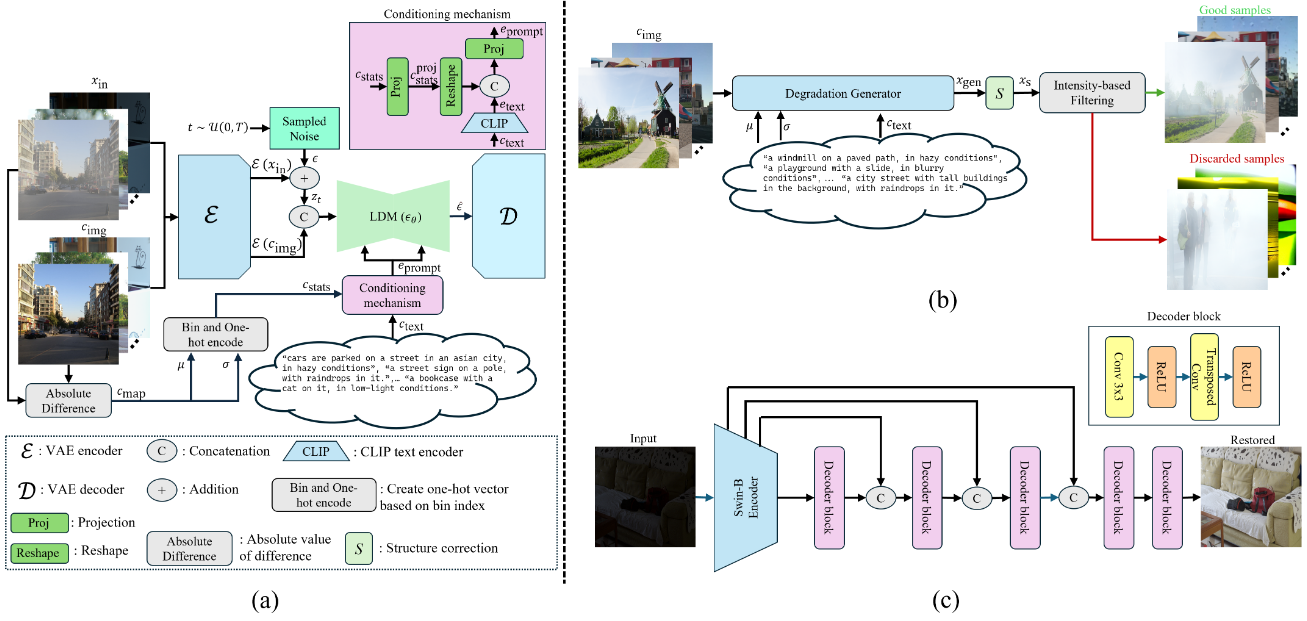
#> input picture assets/img/publication_preview/downloaded_gifs/gendeg_method.png, 1307 x 621 px
$ python create_improved_gifs.py
#> lines starting #> are read from the running program, lines starting #| are printed output that depends on the picture
#!/usr/bin/env python3
"""
Create IMPROVED GIFs for selected publications.
Each GIF combines: Architecture diagram + Result images
"""

import os
from PIL import Image
from pathlib import Path

# Directories
DOWNLOADED_DIR = Path("downloaded_gifs")
OUTPUT_DIR = Path("generated_gifs")
OUTPUT_DIR.mkdir(exist_ok=True)


def create_gif(frames, output_name, duration=1200):
    """Create GIF from list of PIL Image frames."""
    output_path = OUTPUT_DIR / output_name

    # Convert all frames to RGB
    rgb_frames = []
    for f in frames:
        if f.mode in ('RGBA', 'P'):
            f = f.convert('RGB')
        rgb_frames.append(f)

    rgb_frames[0].save(
        output_path,
        save_all=True,
        append_images=rgb_frames[1:],
        duration=duration,
        loop=0
    )
    print(f"  Created: {output_name} ({len(rgb_frames)} frames, {duration}ms each)")
    return output_path


def resize_to_match(images, target_width=600):
    """Resize all images to same width, maintaining aspect ratio."""
    resized = []
    for img in images:
        w, h = img.size
        new_h = int(h * target_width / w)
        resized.append(img.resize((target_width, new_h), Image.Resampling.LANCZOS))
    return resized


def pad_to_same_height(images, bg_color=(255, 255, 255)):
    """Pad all images to the same height (max height among them)."""
    max_h = max(img.size[1] for img in images)
    padded = []
    for img in images:
        w, h = img.size
        if h < max_h:
            # Create new image with padding
            new_img = Image.new('RGB', (w, max_h), bg_color)
            # Center vertically
            offset = (max_h - h) // 2
            new_img.paste(img, (0, offset))
            padded.append(new_img)
        else:
            padded.append(img)
    return padded


def main():
    print("=" * 60)
    print("Creating IMPROVED GIFs (Architecture + Results)")
    print("=" * 60)

    # =========================================================================
    # 1. SCALING TRANSFORMER NVS (ICCV 2025) - selected=true
    # Architecture overview + Teaser results
    # =========================================================================
    print("\n1. Scaling Transformer NVS (ICCV 2025)")

    overview = DOWNLOADED_DIR / "scaling_overview.png"
    teaser = DOWNLOADED_DIR / "scaling_teaser.png"

    if overview.exists() and teaser.exists():
        img_arch = Image.open(overview)
        img_results = Image.open(teaser)

        # Resize to same width
        frames = resize_to_match([img_arch, img_results], target_width=600)
        frames = pad_to_same_height(frames)

        create_gif(frames, "scaling_nvs.gif", duration=2000)
    else:
        print("   WARNING: Source images not found")

    # =========================================================================
    # 2. GENDEG (CVPR 2025) - selected=true
    # Method diagram + Qualitative results
    # =========================================================================
    print("\n2. GenDeg (CVPR 2025)")

    method = DOWNLOADED_DIR / "gendeg_method.png"
    qual = DOWNLOADED_DIR / "gendeg_qual.png"
    intro = DOWNLOADED_DIR / "gendeg_intro.png"

    if method.exists() and qual.exists():
        img_method = Image.open(method)
#> img_method is the input picture: PIL image 1307x621 RGBA; mean R, G, B, A 226.1, 228.1, 227.6, 255
        img_qual = Image.open(qual)
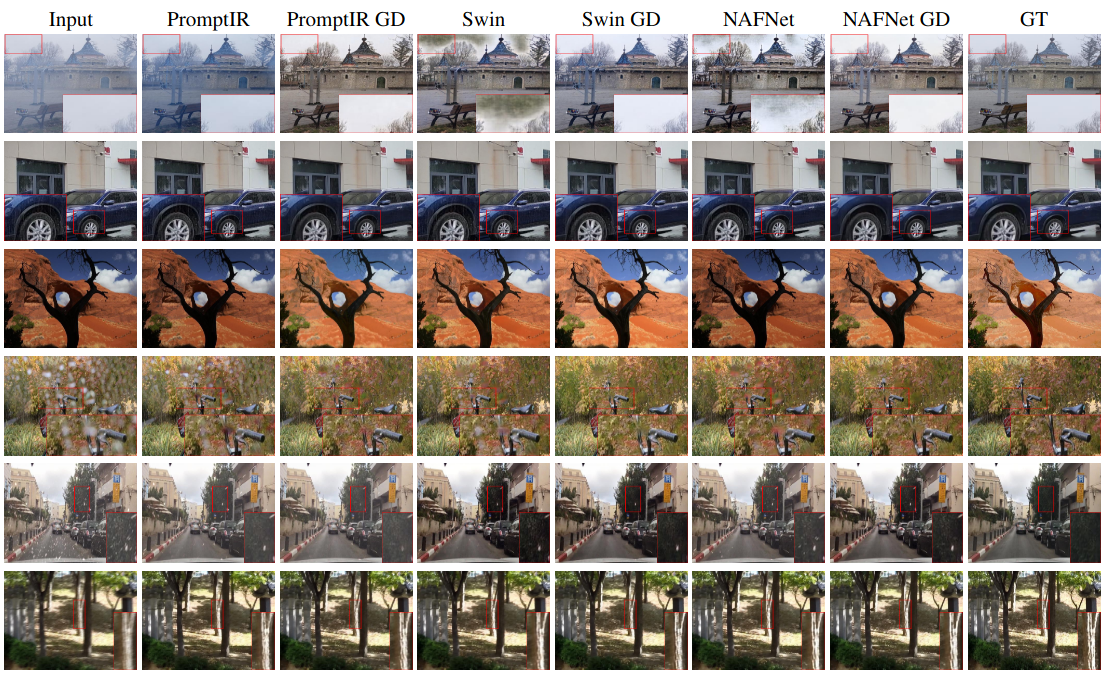
#> input picture assets/img/publication_preview/downloaded_gifs/gendeg_qual.png, 1105 x 673 px
#> img_qual is the input picture: PIL image 1105x673 RGBA; mean R, G, B, A 139.4, 128.4, 119.8, 255
        img_intro = Image.open(intro) if intro.exists() else None
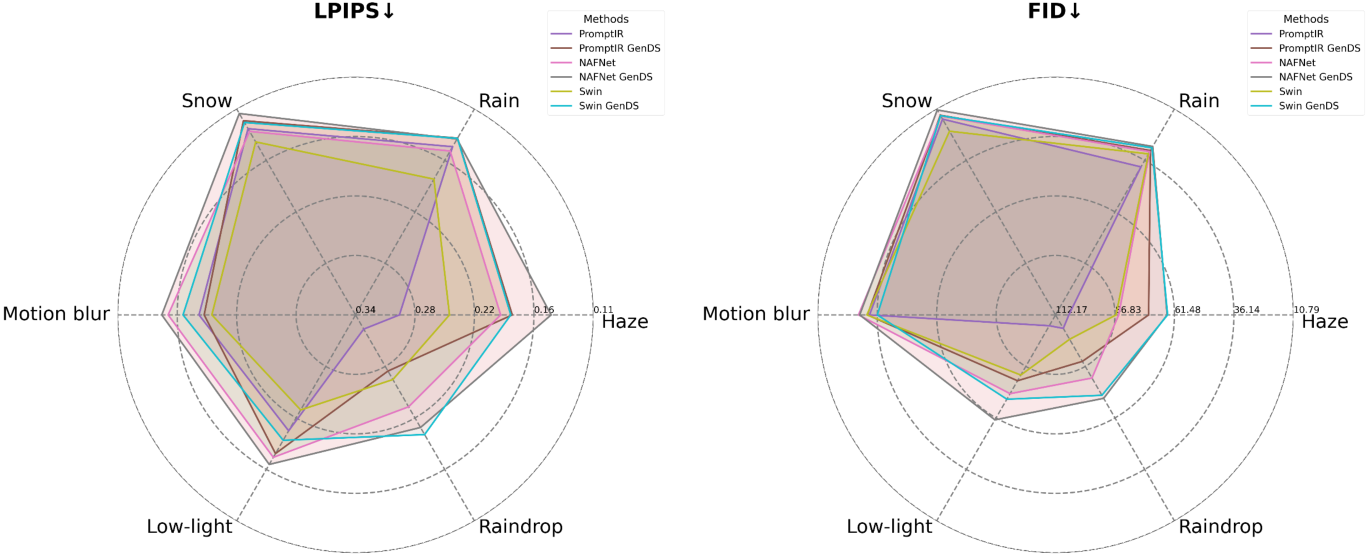
#> input picture assets/img/publication_preview/downloaded_gifs/gendeg_intro.png, 4100 x 1665 px (shown at 1/3 size)
#> img_intro is the input picture: PIL image 4100x1665 RGBA; mean R, G, B, A 234.5, 230.8, 229.5, 248.8

        images = [img_method, img_qual]
        if img_intro:
            images.append(img_intro)

        frames = resize_to_match(images, target_width=600)
#> the loop in resize_to_match, `for img in images:` made 3 passes
#> (w, h, new_h) on passes 1 to 3: (1307, 621, 285), (1105, 673, 365), (4100, 1665, 243)
#> after the loop in resize_to_match, `for img in images:`: resized = 3 items
#> frames = 3 items
        frames = pad_to_same_height(frames)
#> in pad_to_same_height, `max_h = max(img.size[1] for img in images)`: max_h = 365
#> the loop in pad_to_same_height, `for img in images:` made 3 passes
#> (h, offset) on passes 1, 3: (285, 40), (243, 61)
#> h on pass 2: 365
#> after the loop in pad_to_same_height, `for img in images:`:
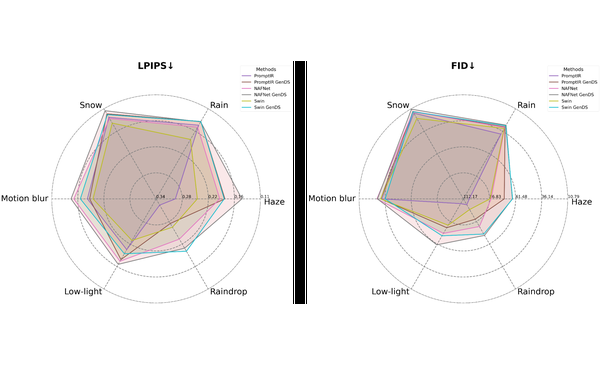
#> new_img: PIL image 600x365 RGB; mean R, G, B 241.9, 239.4, 238.6
#> after the loop in pad_to_same_height, `for img in images:`: padded = 3 items

        create_gif(frames, "gendeg.gif", duration=1800)
#> the loop in create_gif, `for f in frames:` made 3 passes
#> pass 2, in create_gif, `f = f.convert('RGB')`:
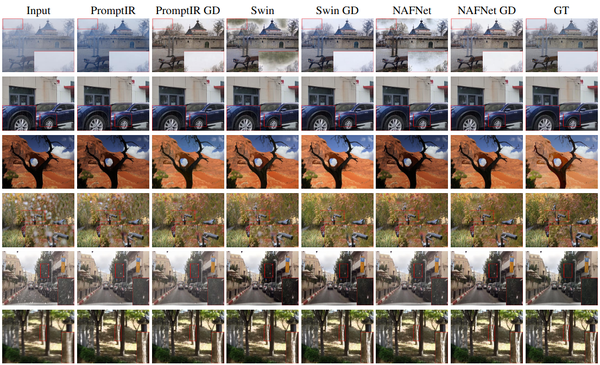
#> f: PIL image 600x365 RGB; mean R, G, B 139, 128, 119.3
#> in create_gif, `rgb_frames[0].save( output_path, save_all=True, append_images=rgb_fram..`:
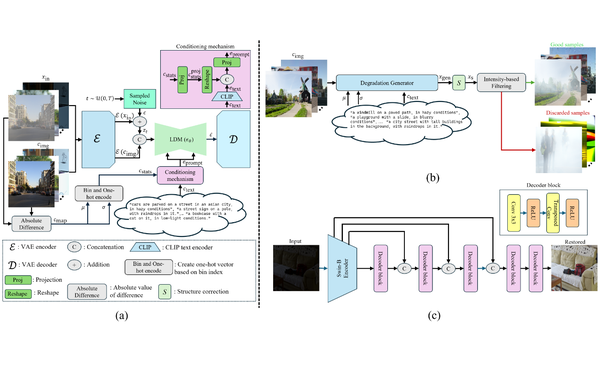
#> saved as gendeg.gif: PIL image 600x365 RGB; mean R, G, B 231.8, 233.4, 233.1
#|   Created: gendeg.gif (3 frames, 1800ms each)
    else:
        print("   WARNING: Source images not found")

    # =========================================================================
    # 3. MAXFUSION (ECCV 2024) - selected=true
    # Method + Contradictory results + Complementary results
    # =========================================================================
    print("\n3. MaxFusion (ECCV 2024)")

    method = DOWNLOADED_DIR / "maxfusion_method.png"
    img1 = DOWNLOADED_DIR / "maxfusion_img1.png"
    img2 = DOWNLOADED_DIR / "maxfusion_img2.png"
    contra = DOWNLOADED_DIR / "maxfusion_contradictory.png"
    comp = DOWNLOADED_DIR / "maxfusion_complementary.png"

    images_to_use = []
    if method.exists():
        images_to_use.append(Image.open(method))
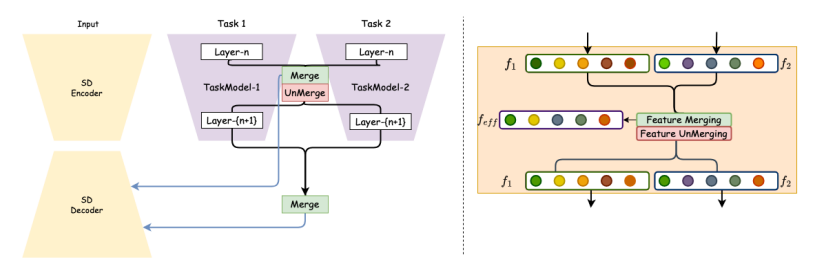
#> input picture assets/img/publication_preview/downloaded_gifs/maxfusion_method.png, 822 x 263 px
    if img1.exists():
        images_to_use.append(Image.open(img1))
    if contra.exists():
        images_to_use.append(Image.open(contra))
    if comp.exists():
        images_to_use.append(Image.open(comp))

    if len(images_to_use) >= 2:
        frames = resize_to_match(images_to_use, target_width=550)
        frames = pad_to_same_height(frames)
        create_gif(frames, "maxfusion.gif", duration=1500)
    else:
        print("   WARNING: Not enough source images")

    # =========================================================================
    # 4. STEERED DIFFUSION (ICCV 2023) - selected=true
    # Method diagram + Results
    # =========================================================================
    print("\n4. Steered Diffusion (ICCV 2023)")

    method = DOWNLOADED_DIR / "steered_method.png"
    intro = DOWNLOADED_DIR / "steered_introfig.png"

    if method.exists() and intro.exists():
        img_method = Image.open(method)
        img_intro = Image.open(intro)

        frames = resize_to_match([img_method, img_intro], target_width=600)
        frames = pad_to_same_height(frames)

        create_gif(frames, "steered_diffusion.gif", duration=2000)
    else:
        print("   WARNING: Source images not found")

    # =========================================================================
    # 5. UNITE AND CONQUER (CVPR 2023) - selected=true
    # Face results + Natural scene results
    # =========================================================================
    print("\n5. Unite and Conquer (CVPR 2023)")

    faces = DOWNLOADED_DIR / "unite_faces.png"
    natural = DOWNLOADED_DIR / "unite_natural.png"

    if faces.exists() and natural.exists():
        img_faces = Image.open(faces)
        img_natural = Image.open(natural)

        frames = resize_to_match([img_faces, img_natural], target_width=550)
        frames = pad_to_same_height(frames)

        create_gif(frames, "unite_conquer.gif", duration=2000)
    else:
        print("   WARNING: Source images not found")

    # =========================================================================
    # 6. SCALE-WISE VAR / SRDD (arXiv 2025) - selected=true
    # Use existing preview image - it's already good
    # =========================================================================
    print("\n6. Scale-wise VAR / SRDD (arXiv 2025)")

    srdd = Path("SRDD.png")
    if srdd.exists():
        img = Image.open(srdd)
        # This image is already a good representation
        # Just copy it as a single-frame "GIF" for consistency
        img_rgb = img.convert('RGB')
        img_rgb.save(OUTPUT_DIR / "srdd.gif")
        print(f"  Created: srdd.gif (1 frame - already good preview)")
    else:
        print("   WARNING: SRDD.png not found")

    # =========================================================================
    # BONUS: CrowDiff - already has great GIFs from the repo
    # Just copy one of them
    # =========================================================================
    print("\n7. CrowDiff (CVPR 2024) - Using official GIF")

    crowdiff_gif = DOWNLOADED_DIR / "crowdiff_shha.gif"
    if crowdiff_gif.exists():
        import shutil
        shutil.copy(crowdiff_gif, OUTPUT_DIR / "crowdiff.gif")
        print(f"  Copied: crowdiff.gif (official animated density map)")

    # =========================================================================
    # SUMMARY
    # =========================================================================
    print("\n" + "=" * 60)
    print("GIF Generation Complete!")
    print("=" * 60)

    print(f"\nOutput directory: {OUTPUT_DIR.absolute()}")
    print("\nGenerated GIFs:")
    for gif in sorted(OUTPUT_DIR.glob("*.gif")):
        size_kb = gif.stat().st_size / 1024
        print(f"  - {gif.name} ({size_kb:.1f} KB)")


if __name__ == "__main__":
    main()
